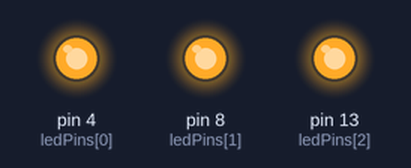
Bench run of a sketch on a simulated Arduino Uno, built with avr-gcc and run on an emulated ATmega328P. On the bench: output pins drawn as LEDs (lit = HIGH).

Above: at 0.1 s.
At 2.7 s:
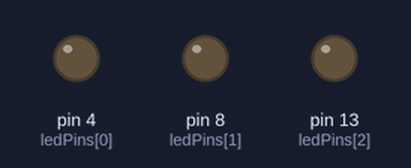
Timing chart, 0 to 3.0 s (numbered marks = the images above):
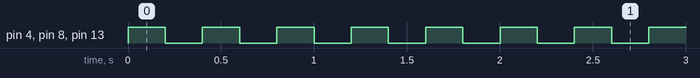

The sketch:

flashing.ino
```cpp
const int ledPins[] = {4, 8, 13};
const int numLeds = sizeof(ledPins) / sizeof(ledPins[0]);

void setup() {
  for (int i = 0; i < numLeds; i++) {
    pinMode(ledPins[i], OUTPUT);
  }
}

void loop() {
  // Turn all LEDs on
  for (int i = 0; i < numLeds; i++) {
    digitalWrite(ledPins[i], HIGH);
  }
  delay(200);

  // Turn all LEDs off
  for (int i = 0; i < numLeds; i++) {
    digitalWrite(ledPins[i], LOW);
  }
  delay(200);
}
```

Measured:
- by itself, pin 4 (ledPins[0]), pin 8 (ledPins[1]), pin 13 (ledPins[2]): alternates HIGH for 0.20 s and LOW for 0.20 s
